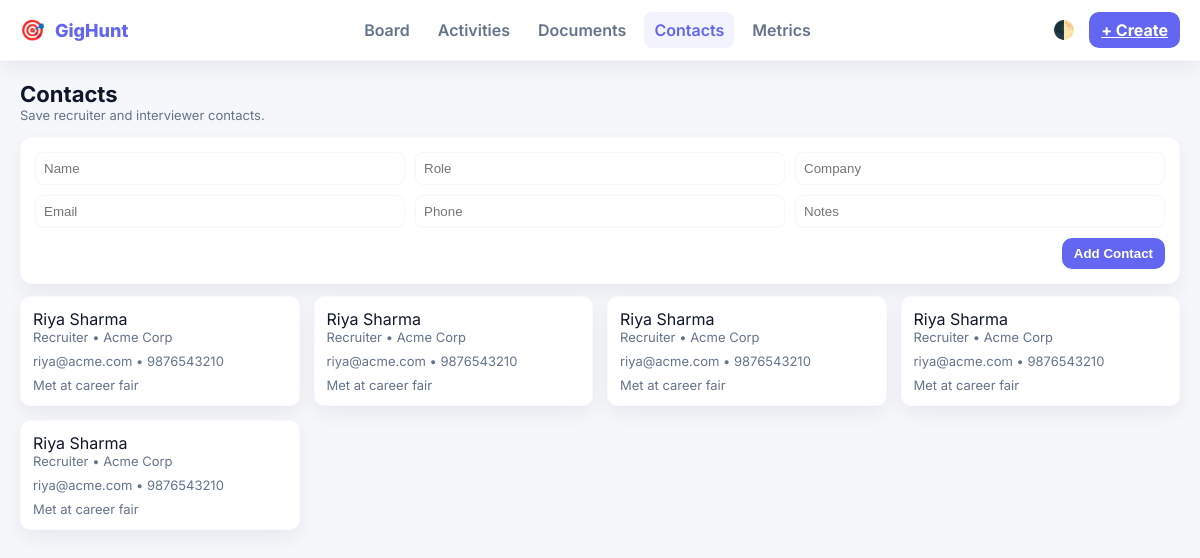
Screenshot of /contacts with the database file from the repository.
### tables this page shows
CREATE TABLE contacts (
            id INTEGER PRIMARY KEY AUTOINCREMENT,
            name TEXT NOT NULL,
            role TEXT,
            company TEXT,
            email TEXT,
            phone TEXT,
            notes TEXT,
            created_at TEXT NOT NULL
        );

### app.py (the view)
@app.route("/contacts")
def contacts():
    db = get_db()
    rows = [dict(x) for x in db.execute("SELECT * FROM contacts ORDER BY id DESC").fetchall()]
    return render_template("contacts.html", app_name=APP_NAME, contacts=rows)

### app.py (called while the page is built)
def get_db():
    if "db" not in g:
        conn = sqlite3.connect(DB_PATH)
        conn.row_factory = sqlite3.Row
        g.db = conn
        ensure_schema(conn)
    return g.db

### templates/contacts.html
{% extends "layout.html" %}
{% block content %}
<section class="page-header">
  <div>
    <h1 class="title">Contacts</h1>
    <p class="subtitle">Save recruiter and interviewer contacts.</p>
  </div>
</section>
<div class="panel">
  <form method="POST" action="{{ url_for('add_contact') }}" class="grid-form">
    <input name="name" placeholder="Name" required>
    <input name="role" placeholder="Role">
    <input name="company" placeholder="Company">
    <input name="email" placeholder="Email">
    <input name="phone" placeholder="Phone">
    <input name="notes" placeholder="Notes">
    <div style="grid-column:1/-1; text-align:right">
      <button class="btn-primary">Add Contact</button>
    </div>
  </form>
</div>
<div class="grid-cards">
  {% if not contacts %}
    <div class="panel muted">No contacts yet.</div>
  {% else %}
    {% for c in contacts %}
      <div class="panel contact-card">
        <div class="contact-name">{{ c.name }}</div>
        <div class="small muted">{{ c.role }} • {{ c.company }}</div>
        <div style="margin-top:8px" class="small">{{ c.email }}{% if c.phone %} • {{ c.phone }}{% endif %}</div>
        {% if c.notes %}<div class="small muted" style="margin-top:8px">{{ c.notes }}</div>{% endif %}
      </div>
    {% endfor %}
  {% endif %}
</div>
{% endblock %}

### static/css/style.css (style rules this page uses)
:root { --bg: #f6f7fb; --panel: #ffffff; --muted: #64748b; --text: #0f172a; --indigo: #6366f1; --glass: rgba(255,255,255,0.6); --card-shadow: 0 8px 20px rgba(15,23,42,0.06); }
* { box-sizing:border-box }
body { margin:0; font-family: Inter, ui-sans-serif, system-ui, -apple-system, "Segoe UI", Roboto, "Helvetica Neue", Arial; background:var(--bg); color:var(--text); -webkit-font-smoothing:antialiased; -moz-osx-font-smoothing:grayscale; transition: background .25s ease, color .25s ease; }
.btn-primary { background:var(--indigo);color:white;padding:8px 12px;border-radius:10px;border:none;font-weight:700;cursor:pointer }
.page-header { display:flex;align-items:center;justify-content:space-between;margin-bottom:14px }
.title { margin:0;font-size:22px }
.subtitle { margin:0;color:var(--muted);font-size:13px }
.panel { background:var(--panel);border-radius:12px;padding:14px;box-shadow:var(--card-shadow);border:1px solid rgba(99,102,241,0.04) }
.muted { color:var(--muted) }
.small { font-size:13px;color:var(--muted) }
.grid-cards { display:grid;grid-template-columns:repeat(auto-fit,minmax(240px,1fr));gap:14px;margin-top:12px }
.doc-card, .contact-card { padding:12px;border-radius:10px }
.grid-form { display:grid;grid-template-columns:repeat(3,1fr);gap:10px }
.grid-form input { padding:8px;border-radius:8px;border:1px solid rgba(99,102,241,0.06) }

### rows the page displays
contacts: name "Riya Sharma", role "Recruiter", company "Acme Corp", email "riya@acme.com", phone "9876543210", notes "Met at career fair"
contacts: name "Riya Sharma", role "Recruiter", company "Acme Corp", email "riya@acme.com", phone "9876543210", notes "Met at career fair"
contacts: name "Riya Sharma", role "Recruiter", company "Acme Corp", email "riya@acme.com", phone "9876543210", notes "Met at career fair"
contacts: name "Riya Sharma", role "Recruiter", company "Acme Corp", email "riya@acme.com", phone "9876543210", notes "Met at career fair"
contacts: name "Riya Sharma", role "Recruiter", company "Acme Corp", email "riya@acme.com", phone "9876543210", notes "Met at career fair"

### other values shown
{{ app_name }} "GigHunt"
